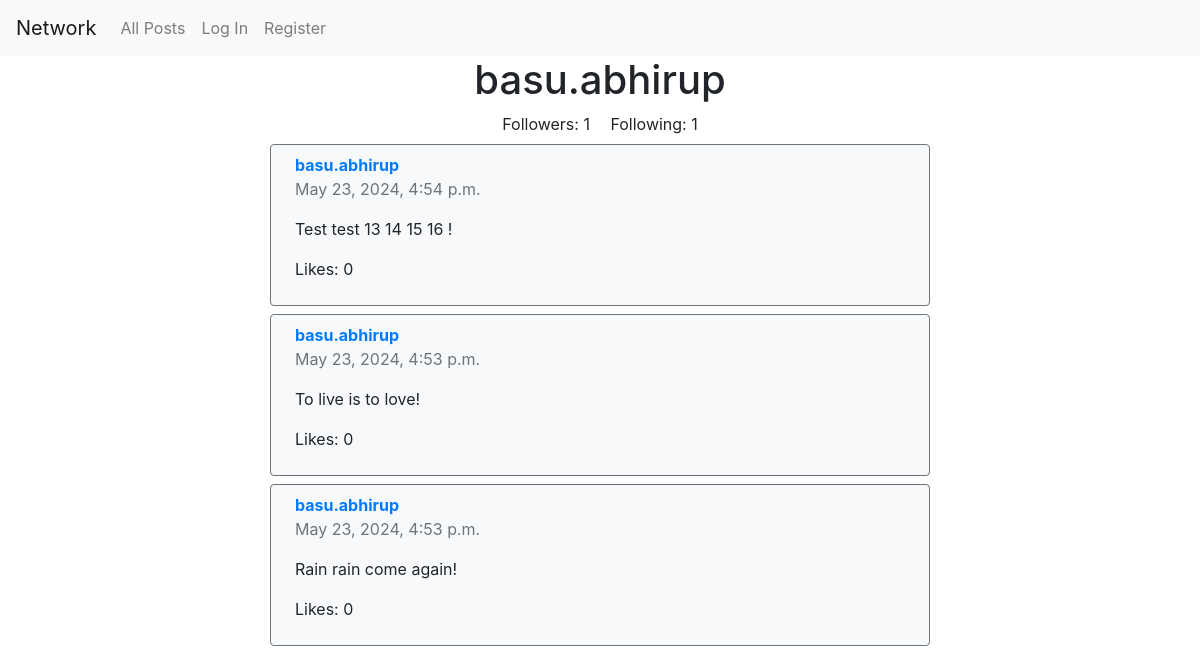
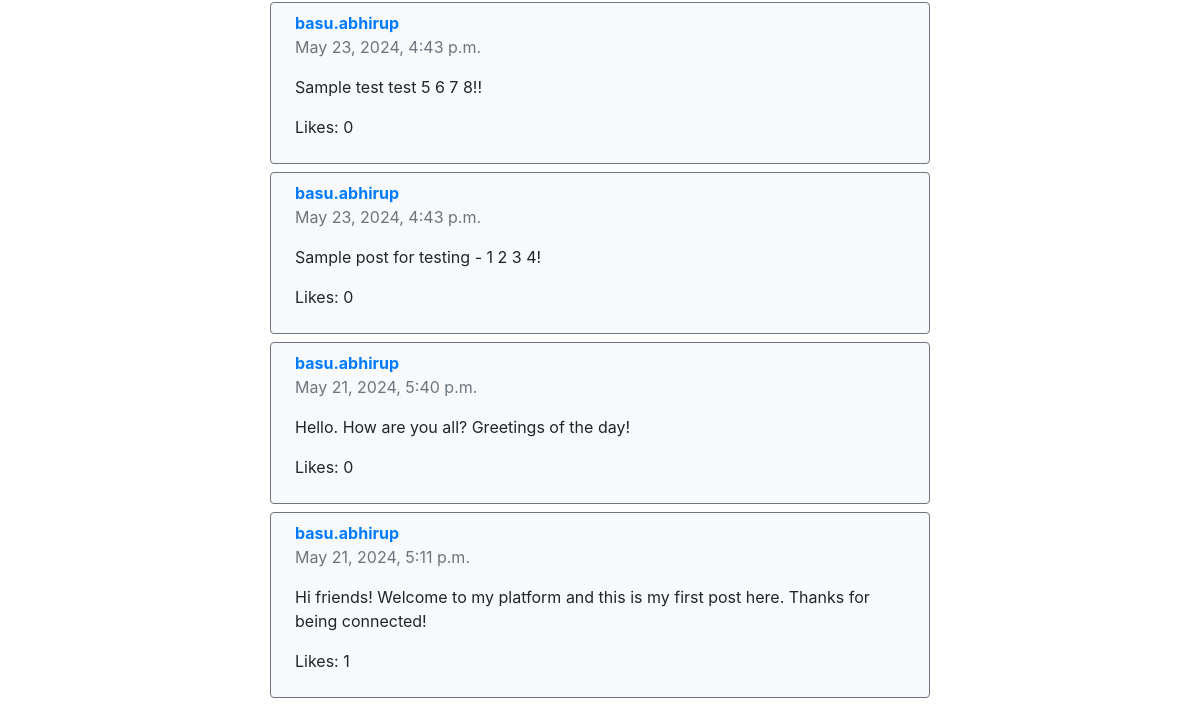
/profile/basu.abhirup, run on an earlier commit of the app's database (2 pictures, top to bottom).
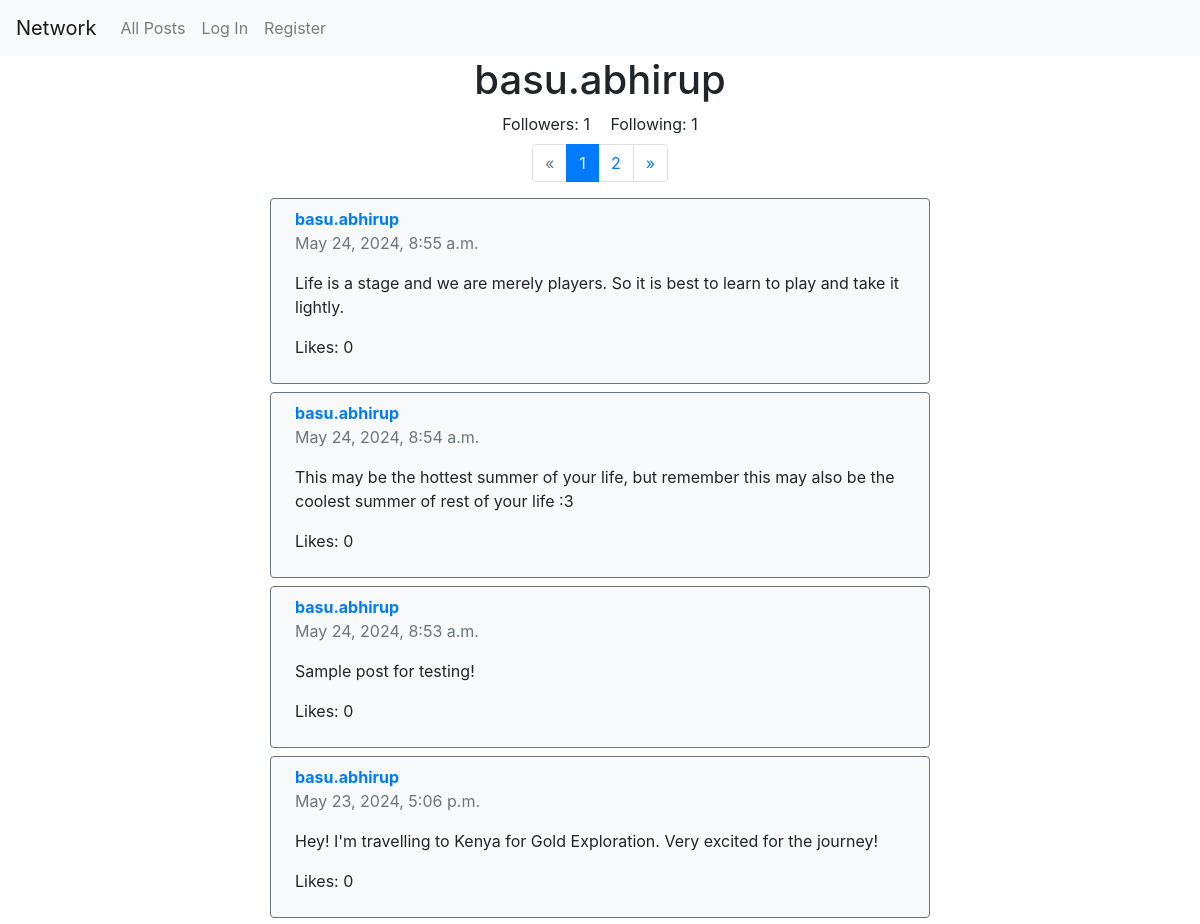
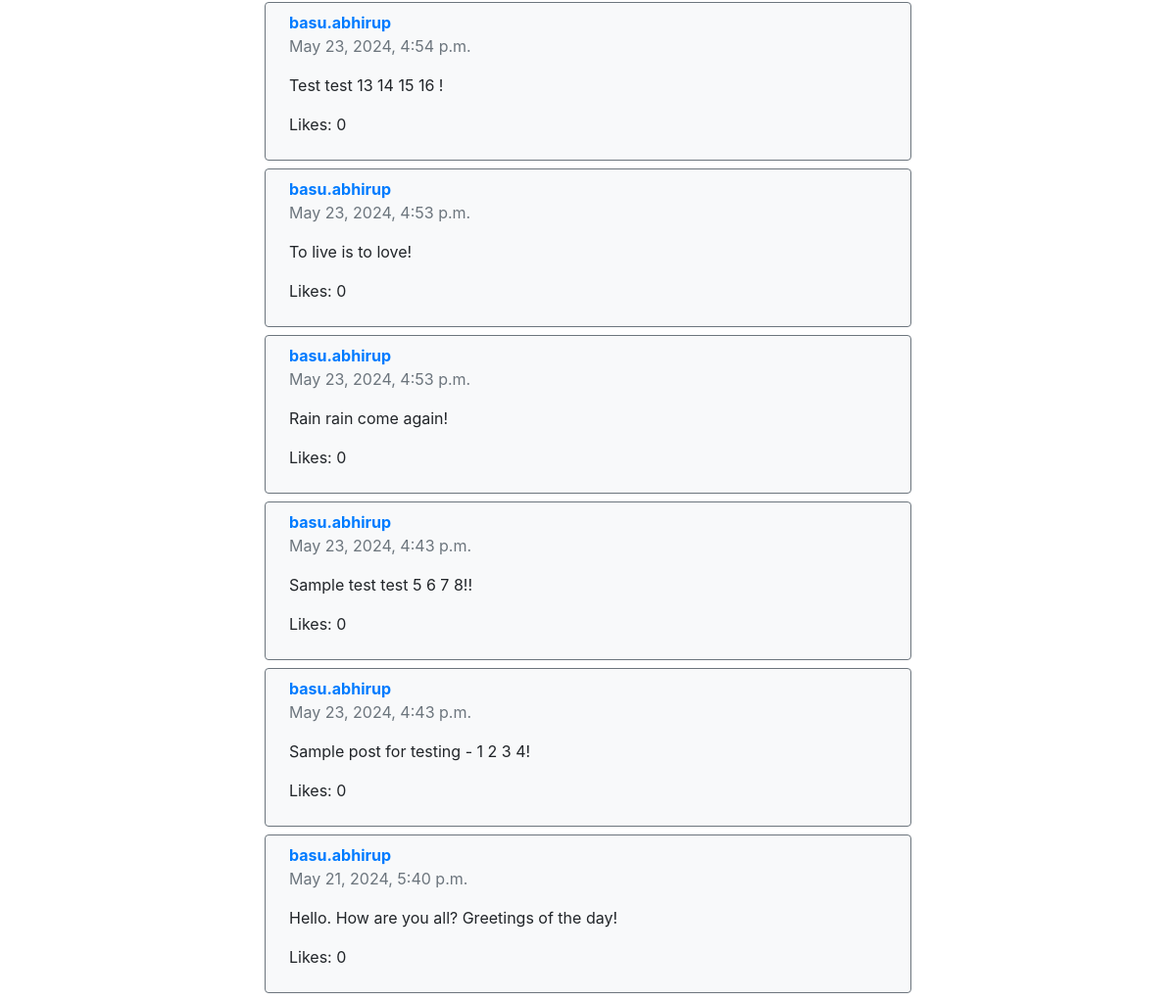
And on a later commit of the database (2 pictures, top to bottom).
### network/models.py (models this page shows, shortened)
class User(AbstractUser):
    pass

class Post(models.Model):
  user = models.ForeignKey(User, on_delete=models.CASCADE)
  content = models.TextField()
  timestamp = models.DateTimeField(auto_now_add=True)
  likes = models.PositiveIntegerField(default=0)

### network/views.py (the view)
# urls.py: path('profile/<str:username>', views.profile, name='profile'),
def profile(request, username):
  user = get_object_or_404(User, username=username)
  user_posts = Post.objects.filter(user=user).order_by('-timestamp')
  posts = []
  for post in user_posts:
    if request.user.is_authenticated:
      already_liked = post.liked_by.filter(user=request.user).exists()
      posts.append({
        'post': post,
        'already_liked': already_liked
      })
    else:
      posts.append({
        'post': post
      })
  paginator = Paginator(posts, 10)
  page_number = request.GET.get('page')
  page_obj = paginator.get_page(page_number)
  follower_count = user.followers.count()
  following_count = user.following.count()  # Optional, depending on your model
  show_follow_button = request.user != user and request.user.is_authenticated
  following = False
  if show_follow_button:
    following = Follower.objects.filter(follower=request.user, following=user).exists()
  return render(request, 'network/profile.html', {
      'profile_user': user,
      'posts': page_obj,
      'follower_count': follower_count,
      'following_count': following_count,
      'following': following,
      'show_follow_button': show_follow_button,
      'paginator': paginator
  })

### network/templates/network/profile.html (shortened to what this page needs)
{% extends "network/layout.html" %}
{% block body %}
    <h1>{{ profile_user.username }}</h1>
    <div class="container text-center mb-2">
        <span id="followers" class="mx-2">Followers: {{ follower_count }}</span>
        <span id="following" class="mx-2">Following: {{ following_count }}</span>
    </div>
    {% if paginator.num_pages > 1 %}
    <nav aria-label="Page navigation example">
        <ul class="pagination">
        {% if posts.has_previous %}
            <li class="page-item"><a class="page-link" href="?page={{ posts.previous_page_number }}">&laquo;</a></li>
        {% else %}
            <li class="page-item not-allowed"><a class="page-link text-muted">&laquo;</a></li>
        {% endif %}
        {% for page_num in paginator.page_range %}
            <li class="page-item {% if page_num == posts.number %}active{% endif %}">
            <a class="page-link" href="?page={{ page_num }}">{{ page_num }}</a>
            </li>
        {% endfor %}
        {% if posts.has_next %}
            <li class="page-item not-allowed"><a class="page-link" href="?page={{ posts.next_page_number }}">&raquo;</a></li>
        {% else %}
            <li class=""><a class="page-link text-muted">&raquo;</a></li>
        {% endif %}
        </ul>
    </nav>
    {% endif %}
    <div class="post-container">
        {% for post in posts %}
            <div class="post px-4 py-2 border border border-secondary rounded bg-light mb-2 w-100">
                <p class="mb-0 d-inline-block mr-3"><a href="{% url 'profile' post.post.user.username %}"><strong>{{ post.post.user.username }}</strong></a></p>
                <p class="text-muted mt-0">{{ post.post.timestamp }}</p>
                <p id="post-content-{{ post.post.id }}">{{ post.post.content }}</p>
                <p id="like-count-{{ post.post.id }}">Likes: {{ post.post.likes }}</p>
            </div>
        {% endfor %}
    </div>
{% endblock %}

### network/templates/network/layout.html (shortened to what this page needs)
{% load static %}
<!DOCTYPE html>
<html lang="en">
    <head>
        <link rel="stylesheet" href="https://stackpath.bootstrapcdn.com/bootstrap/4.4.1/css/bootstrap.min.css">
        <link rel="stylesheet" href="https://cdn.jsdelivr.net/npm/bootstrap-icons@1.11.3/font/bootstrap-icons.min.css">
        <link href="{% static 'network/styles.css' %}" rel="stylesheet">
    </head>
    <body>
        <nav class="navbar navbar-expand-lg navbar-light bg-light">
            <a class="navbar-brand" href="{% url 'index' %}">Network</a>
            <div>
              <ul class="navbar-nav mr-auto">
                <li class="nav-item">
                  <a class="nav-link" href="{% url 'posts' %}">All Posts</a>
                </li>
                {% if user.is_authenticated %}
                    <li class="nav-item">
                        <a class="nav-link" href="{% url 'following_posts' %}">Following</a>
                    </li>
                    <li class="nav-item">
                        <a class="nav-link" href="{% url 'logout' %}">Log Out</a>
                    </li>
                {% else %}
                    <li class="nav-item">
                        <a class="nav-link" href="{% url 'login' %}">Log In</a>
                    </li>
                    <li class="nav-item">
                        <a class="nav-link" href="{% url 'register' %}">Register</a>
                    </li>
                {% endif %}
              </ul>
            </div>
          </nav>
        <div class="body">
            {% block body %}
            {% endblock %}
        </div>
    </body>
</html>

### network/static/network/styles.css (style rules this page uses)
.body { display: flex; flex-direction: column; justify-content: center; align-items: center; }
.post-container { display: flex; flex-direction: column; align-items: start; justify-content: center; width: 85%; }
@media (min-width: 992px) { .post-container { width: 55%; } }

What changed in the data, as far as the page shows it:
no longer on this page (row unchanged): Post: post.user.username "basu.abhirup", post.timestamp "May 21, 2024, 5:11 p.m.", post.content "Hi friends! Welcome to my platform and this is my first post here. Thanks for being connected!", post.likes "1"
added Post: post.user.username "basu.abhirup", post.timestamp "May 24, 2024, 8:55 a.m.", post.content "Life is a stage and we are merely players. So it is best to learn to play and take it lightly.", post.likes "0"
added Post: post.user.username "basu.abhirup", post.timestamp "May 24, 2024, 8:54 a.m.", post.content "This may be the hottest summer of your life, but remember this may also be the coolest summer of rest of your life :3", post.likes "0"
added Post: post.user.username "basu.abhirup", post.timestamp "May 24, 2024, 8:53 a.m.", post.content "Sample post for testing!", post.likes "0"
added Post: post.user.username "basu.abhirup", post.timestamp "May 23, 2024, 5:06 p.m.", post.content "Hey! I'm travelling to Kenya for Gold Exploration. Very excited for the journey!", post.likes "0"
Also different on the page:
new list line: "1"
new list line: "2"
